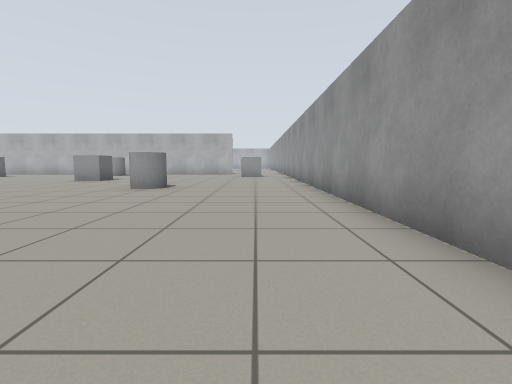
View 1 (above)

24 first-person views from a walk through a robot-simulator world made for Gazebo. The camera is 0.72 m above the floor, tilts 6° down and sees 85° across. The floor is counted in squares, 1 m on a side. Each view is taken from the middle of a square. On the plan, view 1 faces up. The plan holds only what a view shows up to about 10 squares ahead; the rest is blank.

View 2
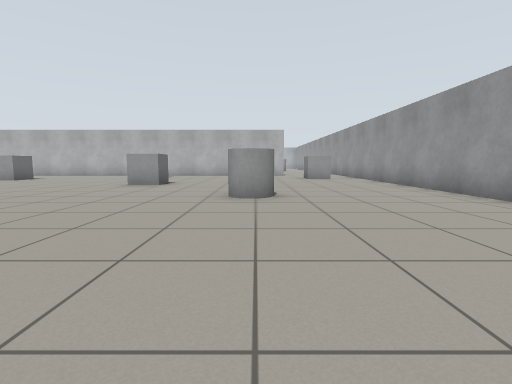

View 3
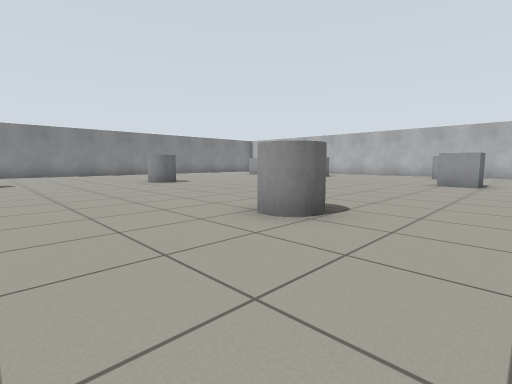

View 4
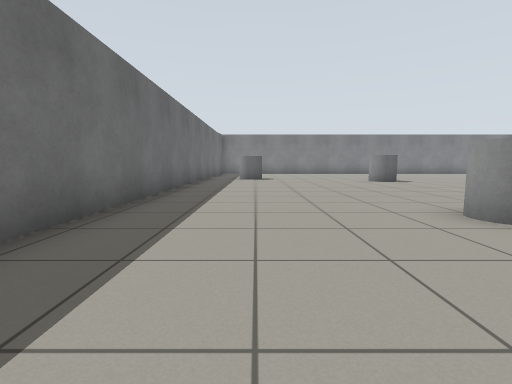

View 5
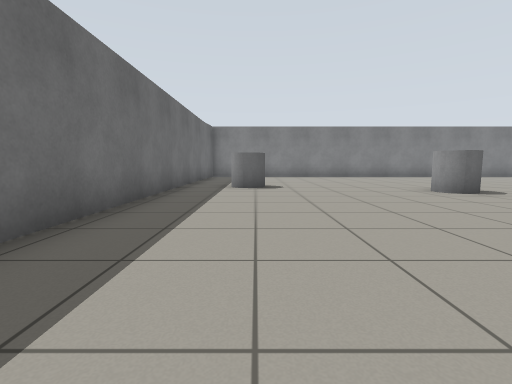

View 6
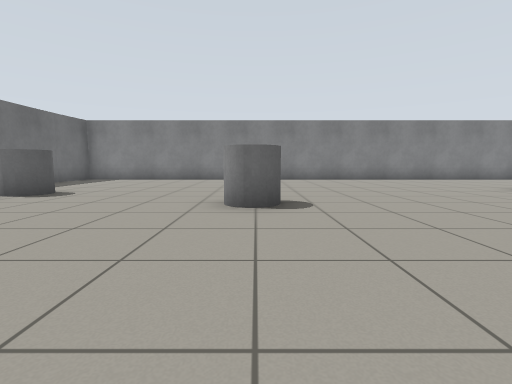

View 7
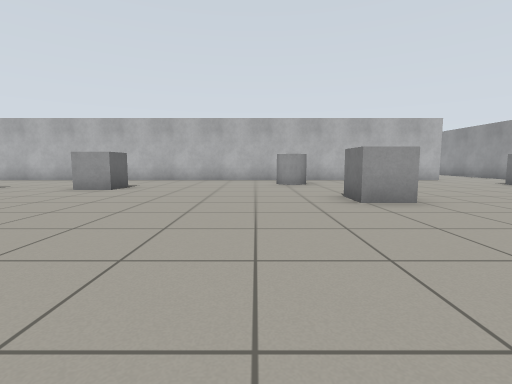

View 8
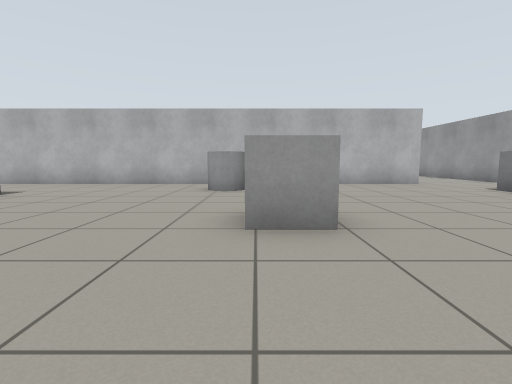

View 9
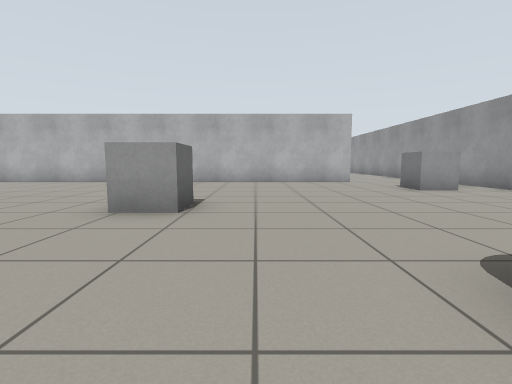

View 10
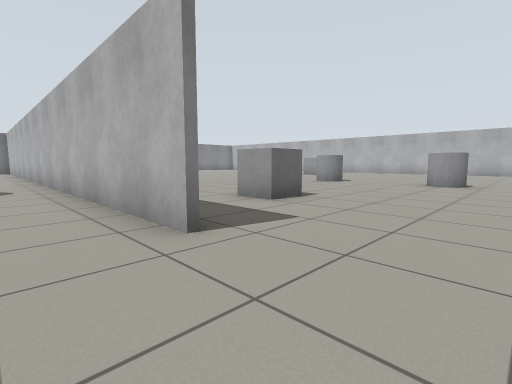

View 11
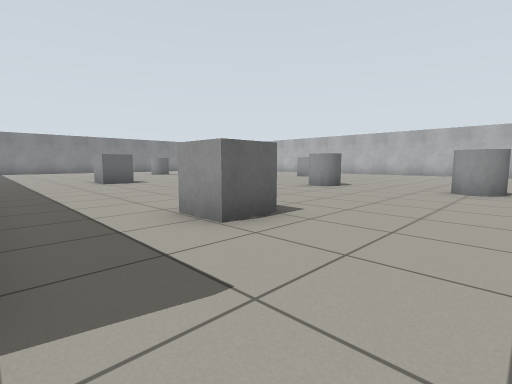

View 12
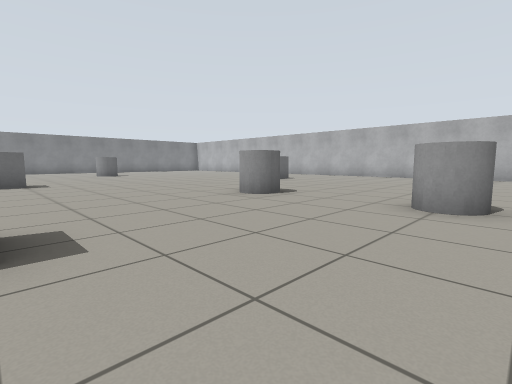

View 13
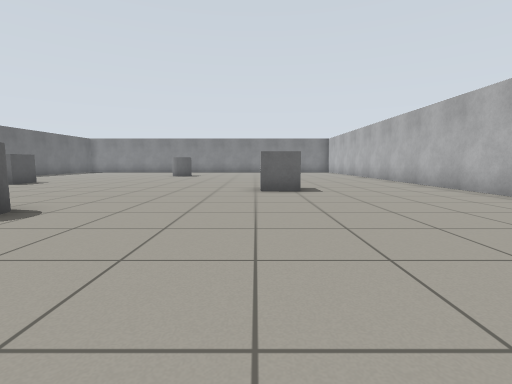

View 14
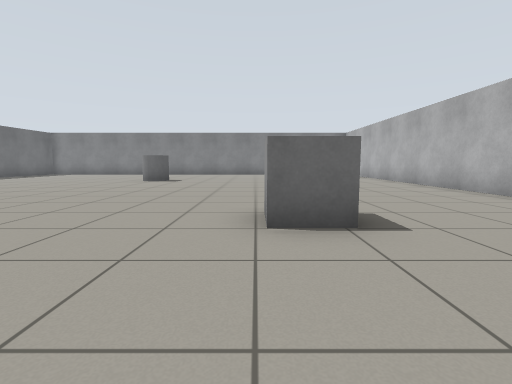

View 15
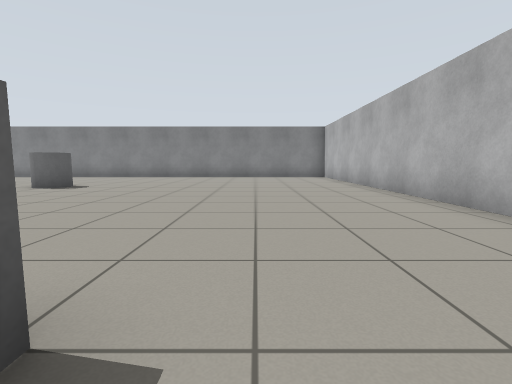

View 16
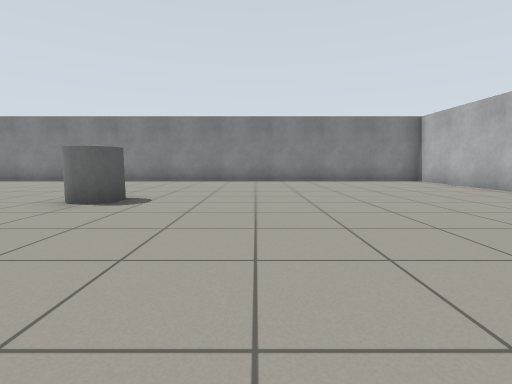

View 17
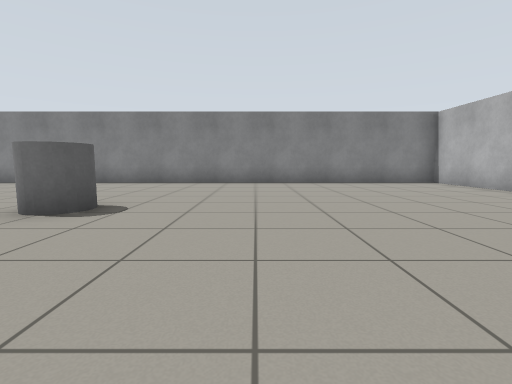

View 18
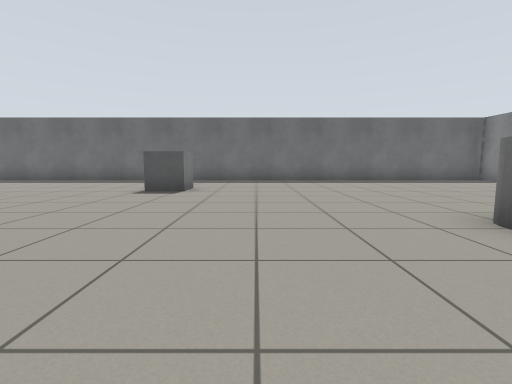

View 19
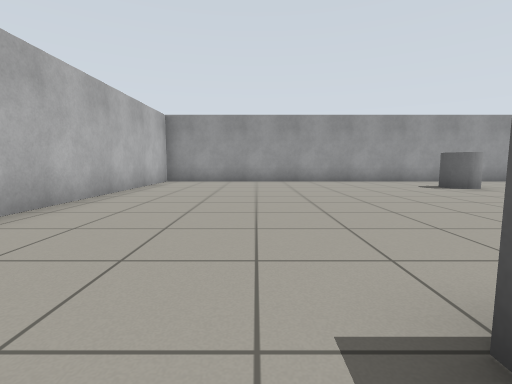

View 20
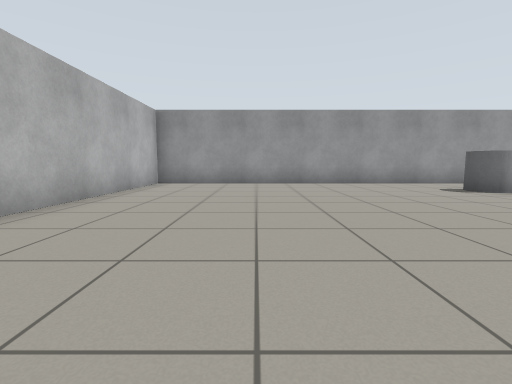

View 21
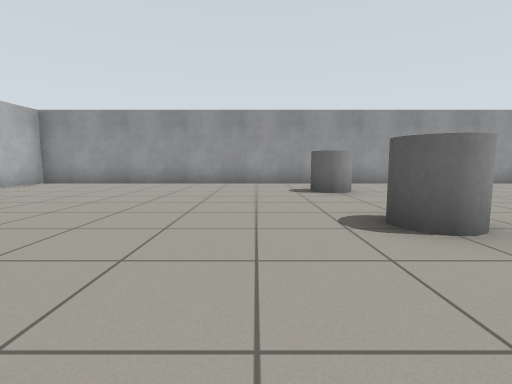

View 22
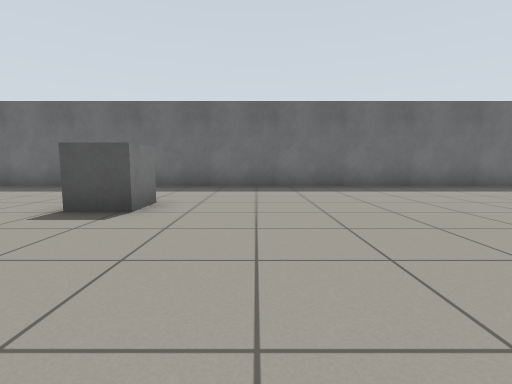

View 23
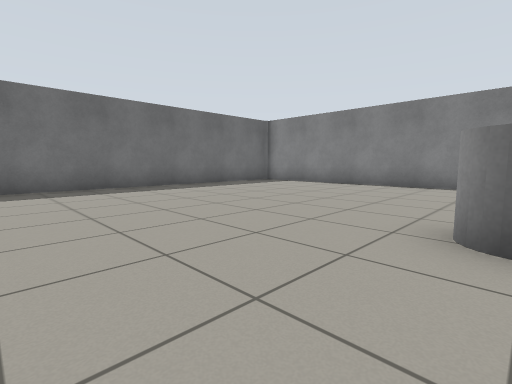

View 24
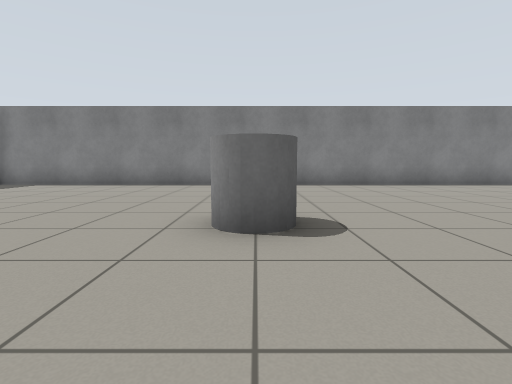

### Floor plan
Points are (right, up) in squares from view 1. A wall is a line through its corners. A room is listed if a view was taken in it or the views show most of it. See-through windows are left out.
Room 1 (views 1, 2, 3, 4, 5, 6, 7, 8, 9, 10)
walls: (-1.4, 17.5) (-15.8, 17.5); (1.7, 1.8) (1.7, 12.2); (1.7, 14.2) (1.7, 16.4); (-20.3, -1.3) (-6.4, -1.3)
ways out: opening at (0, 17.3) to room 2
objects: grey cylinder (-17, 1) to (-16, 1); grey cylinder (-15, 6); grey box (-14, 14) to (-13, 14); grey cylinder (-8, 4) to (-7, 5); grey cylinder (-8, 15) to (-8, 16); grey box (-7, 11) to (-6, 12); grey cylinder (-3, 8); grey box (0, 14) to (0, 15)
Room 2 (views 11, 12, 13, 14, 15, 16, 17, 18, 19, 20, 21, 22, 23, 24)
walls: (-6.9, 35.4) (-22.1, 35.4) (-22.1, 17.6); (-20.8, 17.6) (-5.3, 17.6); (1.7, 16.4) (1.7, 35.4) (-5.4, 35.4)
ways out: opening at (0, 17.3) to room 1
objects: grey cylinder (-17, 26) to (-16, 26); grey box (-11, 21) to (-10, 22); grey box (-9, 30) to (-8, 31); grey cylinder (-5, 26); grey box (-3, 20) to (-3, 21); grey cylinder (-1, 26)

Where each view was taken, in squares from view 1:
view 1: 0 up, 0 right, facing up
view 2: 2 up, 3 left, facing up
view 3: 1 up, 5 left, facing up-left
view 4: 1 up, 4 left, facing left
view 5: 1 up, 8 left, facing left
view 6: 6 up, 10 left, facing left
view 7: 6 up, 9 left, facing up
view 8: 8 up, 7 left, facing up
view 9: 7 up, 5 left, facing up
view 10: 16 up, 1 right, facing up-left
view 11: 18 up, 0 right, facing up-left
view 12: 21 up, 0 right, facing up-left
view 13: 30 up, 1 left, facing left
view 14: 30 up, 5 left, facing left
view 15: 32 up, 8 left, facing left
view 16: 29 up, 11 left, facing left
view 17: 29 up, 12 left, facing left
view 18: 29 up, 13 left, facing down
view 19: 32 up, 9 left, facing right
view 20: 32 up, 8 left, facing right
view 21: 28 up, 8 left, facing right
view 22: 26 up, 13 left, facing down
view 23: 26 up, 13 left, facing down-left
view 24: 26 up, 13 left, facing left
